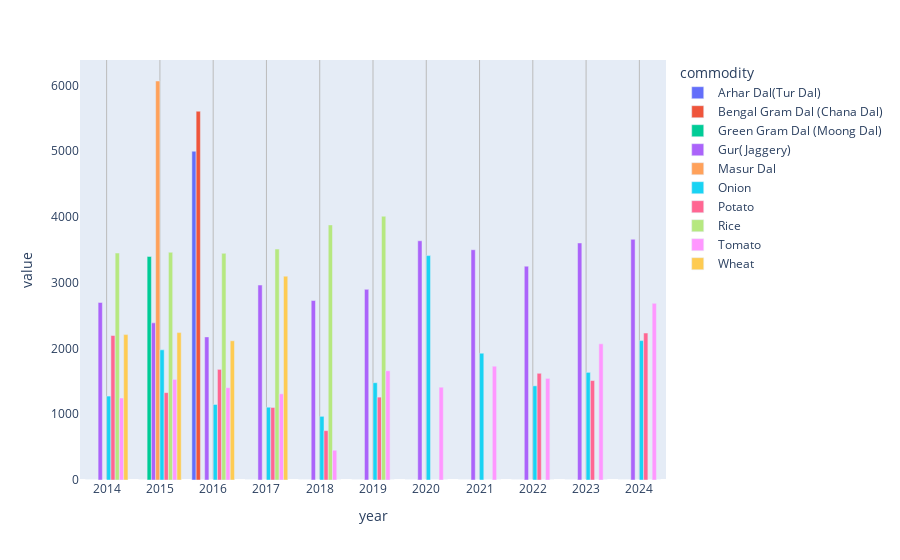

Source (notebook cell):
### Code cell
# Pivot the DataFrame to create separate columns for each district
ap_pivoted_df = andhra_yearly_district.pivot_table(
    index="year", columns="commodity", values="modal_rs_quintal", fill_value=0
)

# Create the grouped bar chart
fig = px.bar(
    data_frame=ap_pivoted_df,
    barmode="group",
)
fig.update_layout(
    xaxis_showgrid=True,  # Add grid lines on the x-axis
    yaxis_showgrid=False
)

# Optionally, customize grid line appearance
fig.update_layout(
    xaxis_gridcolor="#bbbbbb",  # Set grid line color for x-axis
)
fig.show()

### Figure 1 — Plotly figure (JSON) as saved in the notebook; plotly's stock layout.template omitted (floating-point values rounded to 4 significant figures)
{"data": [{"alignmentgroup": "True", "hovertemplate": "commodity=Arhar Dal(Tur Dal)<br>year=%{x}<br>value=%{y}<extra></extra>", "legendgroup": "Arhar Dal(Tur Dal)", "marker": {"color": "#636efa", "pattern": {"shape": ""}}, "name": "Arhar Dal(Tur Dal)", "offsetgroup": "Arhar Dal(Tur Dal)", "orientation": "v", "showlegend": true, "textposition": "auto", "type": "bar", "x": ["2014", "2015", "2016", "2017", "2018", "2019", "2020", "2021", "2022", "2023", "2024"], "xaxis": "x", "y": [0, 0, 5000, 0, 0, 0, 0, 0, 0, 0, 0], "yaxis": "y"}, {"alignmentgroup": "True", "hovertemplate": "commodity=Bengal Gram Dal (Chana Dal)<br>year=%{x}<br>value=%{y}<extra></extra>", "legendgroup": "Bengal Gram Dal (Chana Dal)", "marker": {"color": "#EF553B", "pattern": {"shape": ""}}, "name": "Bengal Gram Dal (Chana Dal)", "offsetgroup": "Bengal Gram Dal (Chana Dal)", "orientation": "v", "showlegend": true, "textposition": "auto", "type": "bar", "x": ["2014", "2015", "2016", "2017", "2018", "2019", "2020", "2021", "2022", "2023", "2024"], "xaxis": "x", "y": [0, 0, 5608.0, 0, 0, 0, 0, 0, 0, 0, 0], "yaxis": "y"}, {"alignmentgroup": "True", "hovertemplate": "commodity=Green Gram Dal (Moong Dal)<br>year=%{x}<br>value=%{y}<extra></extra>", "legendgroup": "Green Gram Dal (Moong Dal)", "marker": {"color": "#00cc96", "pattern": {"shape": ""}}, "name": "Green Gram Dal (Moong Dal)", "offsetgroup": "Green Gram Dal (Moong Dal)", "orientation": "v", "showlegend": true, "textposition": "auto", "type": "bar", "x": ["2014", "2015", "2016", "2017", "2018", "2019", "2020", "2021", "2022", "2023", "2024"], "xaxis": "x", "y": [0, 3400, 0, 0, 0, 0, 0, 0, 0, 0, 0], "yaxis": "y"}, {"alignmentgroup": "True", "hovertemplate": "commodity=Gur(Jaggery)<br>year=%{x}<br>value=%{y}<extra></extra>", "legendgroup": "Gur(Jaggery)", "marker": {"color": "#ab63fa", "pattern": {"shape": ""}}, "name": "Gur(Jaggery)", "offsetgroup": "Gur(Jaggery)", "orientation": "v", "showlegend": true, "textposition": "auto", "type": "bar", "x": ["2014", "2015", "2016", "2017", "2018", "2019", "2020", "2021", "2022", "2023", "2024"], "xaxis": "x", "y": [2700.0, 2390.0, 2176.0, 2965.0, 2730.0, 2899.0, 3638.0, 3502.0, 3252.0, 3605.0, 3661.0], "yaxis": "y"}, {"alignmentgroup": "True", "hovertemplate": "commodity=Masur Dal<br>year=%{x}<br>value=%{y}<extra></extra>", "legendgroup": "Masur Dal", "marker": {"color": "#FFA15A", "pattern": {"shape": ""}}, "name": "Masur Dal", "offsetgroup": "Masur Dal", "orientation": "v", "showlegend": true, "textposition": "auto", "type": "bar", "x": ["2014", "2015", "2016", "2017", "2018", "2019", "2020", "2021", "2022", "2023", "2024"], "xaxis": "x", "y": [0, 6068, 0, 0, 0, 0, 0, 0, 0, 0, 0], "yaxis": "y"}, {"alignmentgroup": "True", "hovertemplate": "commodity=Onion<br>year=%{x}<br>value=%{y}<extra></extra>", "legendgroup": "Onion", "marker": {"color": "#19d3f3", "pattern": {"shape": ""}}, "name": "Onion", "offsetgroup": "Onion", "orientation": "v", "showlegend": true, "textposition": "auto", "type": "bar", "x": ["2014", "2015", "2016", "2017", "2018", "2019", "2020", "2021", "2022", "2023", "2024"], "xaxis": "x", "y": [1276.0, 1980.0, 1149.0, 1107.0, 968.5, 1480.0, 3413.0, 1928.0, 1432.0, 1637.0, 2120.0], "yaxis": "y"}, {"alignmentgroup": "True", "hovertemplate": "commodity=Potato<br>year=%{x}<br>value=%{y}<extra></extra>", "legendgroup": "Potato", "marker": {"color": "#FF6692", "pattern": {"shape": ""}}, "name": "Potato", "offsetgroup": "Potato", "orientation": "v", "showlegend": true, "textposition": "auto", "type": "bar", "x": ["2014", "2015", "2016", "2017", "2018", "2019", "2020", "2021", "2022", "2023", "2024"], "xaxis": "x", "y": [2197.0, 1329.0, 1683.0, 1103.0, 750.6, 1260.0, 0, 0, 1623.0, 1512.0, 2235.0], "yaxis": "y"}, {"alignmentgroup": "True", "hovertemplate": "commodity=Rice<br>year=%{x}<br>value=%{y}<extra></extra>", "legendgroup": "Rice", "marker": {"color": "#B6E880", "pattern": {"shape": ""}}, "name": "Rice", "offsetgroup": "Rice", "orientation": "v", "showlegend": true, "textposition": "auto", "type": "bar", "x": ["2014", "2015", "2016", "2017", "2018", "2019", "2020", "2021", "2022", "2023", "2024"], "xaxis": "x", "y": [3452.0, 3464.0, 3448.0, 3512.0, 3879.0, 4012.0, 0, 0, 0, 0, 0], "yaxis": "y"}, {"alignmentgroup": "True", "hovertemplate": "commodity=Tomato<br>year=%{x}<br>value=%{y}<extra></extra>", "legendgroup": "Tomato", "marker": {"color": "#FF97FF", "pattern": {"shape": ""}}, "name": "Tomato", "offsetgroup": "Tomato", "orientation": "v", "showlegend": true, "textposition": "auto", "type": "bar", "x": ["2014", "2015", "2016", "2017", "2018", "2019", "2020", "2021", "2022", "2023", "2024"], "xaxis": "x", "y": [1247.0, 1530.0, 1404.0, 1311.0, 452.7, 1661.0, 1411.0, 1731.0, 1546.0, 2071.0, 2686.0], "yaxis": "y"}, {"alignmentgroup": "True", "hovertemplate": "commodity=Wheat<br>year=%{x}<br>value=%{y}<extra></extra>", "legendgroup": "Wheat", "marker": {"color": "#FECB52", "pattern": {"shape": ""}}, "name": "Wheat", "offsetgroup": "Wheat", "orientation": "v", "showlegend": true, "textposition": "auto", "type": "bar", "x": ["2014", "2015", "2016", "2017", "2018", "2019", "2020", "2021", "2022", "2023", "2024"], "xaxis": "x", "y": [2211.0, 2241.0, 2117.0, 3100, 0, 0, 0, 0, 0, 0, 0], "yaxis": "y"}], "layout": {"barmode": "group", "legend": {"title": {"text": "commodity"}, "tracegroupgap": 0}, "margin": {"t": 60}, "xaxis": {"anchor": "y", "domain": [0, 1], "gridcolor": "#bbbbbb", "showgrid": true, "title": {"text": "year"}}, "yaxis": {"anchor": "x", "domain": [0, 1], "showgrid": false, "title": {"text": "value"}}}}
